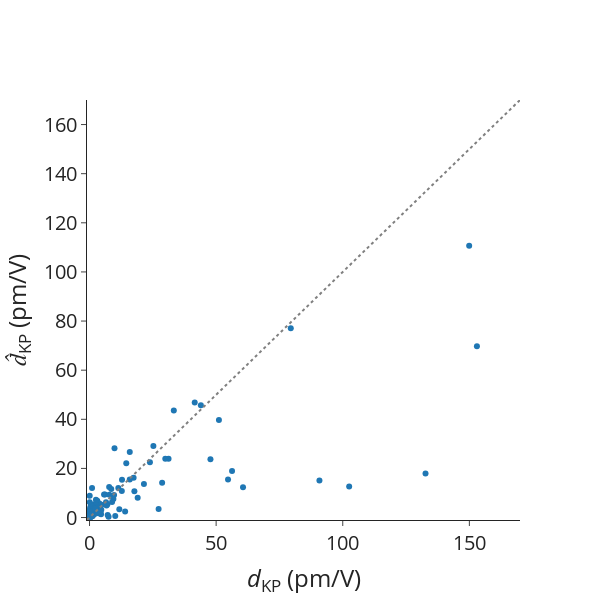

This figure's notebook cell:
### Markdown cell above
# Errors on dKP

### Code cell
# Data

mae = mean_absolute_error(df_pred_matten["dKP_true"], df_pred_matten["dKP_matten"])
mape = mean_absolute_percentage_error(
    df_pred_matten["dKP_true"], df_pred_matten["dKP_matten"]
)
rmse = root_mean_squared_error(df_pred_matten["dKP_true"], df_pred_matten["dKP_matten"])
spearmanrho = spearmanr(df_pred_matten["dKP_true"], df_pred_matten["dKP_matten"])
print(f"MAE = {mae}")
print(f"MAPE = {mape}")
print(f"RMSE = {rmse}")
print(f"Rho_sp = {spearmanrho.statistic}")

# Scatter plot for previous outputs.
scatter_dKP = go.Scatter(
    x=df_pred_matten["dKP_true"],
    y=df_pred_matten["dKP_matten"],
    mode="markers",
    name="",
    showlegend=False,
    text=[mpid for mpid in df_pred_matten.index.values],
)

ideal = go.Scatter(
    x=[-1, 200],
    y=[-1, 200],
    mode="lines",
    line=dict(color="gray", dash="dot"),
    showlegend=False,
)

# Layout
layout = go.Layout(
    # title=dict(text='Scatter Plot'),
    xaxis=dict(title="<i>d</i><sub>KP</sub> (pm/V)", range=[-1, 170]),
    yaxis=dict(title="<i>d&#770;</i><sub>KP</sub> (pm/V)", range=[-1, 170]),
    # legend=dict(font=dict(size=12)),
)

# Create figure
fig = go.Figure(data=[scatter_dKP, ideal], layout=layout)

fig.update_layout(
    autosize=False,
    font_size=20,
    width=600,
    height=600,
    # plot_bgcolor="white",
    template="simple_white",
)
fig.update_layout(
    xaxis=dict(
        # tickmode = 'array',
        # tickvals = [1, 2,3,4,5,6,7,8],
        # ticktext = ['One', 'Three', 'Five', 'Seven', 'Nine', 'Eleven']
        showgrid=False,
    ),
    yaxis=dict(
        # tickmode = 'array',
        # tickvals = [1, 2,3,4,5,6,7,8],
        # ticktext = ['One', 'Three', 'Five', 'Seven', 'Nine', 'Eleven']
        showgrid=False,
    ),
)

# Show figure
fig.show()

### Figure 1 — Plotly figure (JSON) as saved in the notebook; plotly's stock layout.template omitted (floating-point values rounded to 4 significant figures)
{"data": [{"mode": "markers", "name": "", "showlegend": false, "text": ["agm001266143", "agm002018585", "agm002056302", "agm002072309", "agm002073755", "agm002074655", "agm002077911", "agm002079795", "agm002091778", "agm002097562", "agm002128787", "agm002137965", "agm002149208", "agm002153716", "agm002156258", "agm002156599", "agm002186848", "agm002190330", "agm002224787", "agm002225219", "agm002233061", "agm002254137", "agm002336867", "agm002848041", "agm003160584", "agm003202330", "agm003204906", "agm003464867", "agm003612680", "agm003713453", "agm003743952", "agm004786105", "agm004947354", "agm004951594", "agm004958126", "agm005112928", "agm005539186", "agm005605704", "agm005769288", "agm005882580", "agm005955873", "agm006056059", "agm1000019508", "agm2000011039", "agm2000016398", "agm2000084944", "agm2000085596", "agm2000128632", "agm2000145156", "mp-1019889", "mp-1023936", "mp-1029408", "mp-1029652", "mp-1029932", "mp-1078049", "mp-1184796", "mp-1189731", "mp-1195571", "mp-1208039", "mp-1215615", "mp-1217830", "mp-1218158", "mp-1219293", "mp-1219501", "mp-1220818", "mp-1222496", "mp-1222565", "mp-1222661", "mp-1223489", "mp-1224376", "mp-1226863", "mp-1227512", "mp-1227993", "mp-1227994", "mp-1228522", "mp-1228745", "mp-14568", "mp-17066", "mp-17207", "mp-21521", "mp-23280", "mp-23363", "mp-23794", "mp-27316", "mp-27914", "mp-27987", "mp-28089", "mp-28473", "mp-29155", "mp-29524", "mp-32959", "mp-33723", "mp-36779", "mp-504908", "mp-504910", "mp-542931", "mp-550959", "mp-552663", "mp-554002", "mp-556719", "mp-559065", "mp-559373", "mp-559961", "mp-560521", "mp-560588", "mp-560699", "mp-561664", "mp-567246", "mp-568328", "mp-568802", "mp-570213", "mp-571195", "mp-6126", "mp-672158", "mp-685097", "mp-753401", "mp-756570", "mp-761842", "mp-769218", "mp-774907", "mp-8673", "mp-985293", "mp-997027", "mp-998230", "mp-998591"], "type": "scatter", "x": [43.97, 54.69, 3.414, 4.324, 0.7788, 3.723, 12.83, 1.171, 0.2783, 0.3484, 9.859, 0.6487, 0.1023, 0.8145, 0.6697, 1.802, 79.48, 15.89, 7.074, 14.51, 7.162, 149.9, 153.0, 0.08345, 90.79, 25.22, 11.37, 12.75, 1.263, 4.544, 0.1402, 51.1, 9.426, 7.753, 2.31, 4.642, 11.76, 33.28, 4.795, 8.574, 0.3751, 0.1132, 0.1593, 0.3006, 0.00583, 0.04986, 0.06715, 0.06453, 0.01259, 0.171, 3.059, 9.691, 3.888, 31.2, 17.41, 0.1422, 0.1452, 0.1531, 0.9609, 23.85, 2.575, 2.679, 0.2947, 19.01, 1.707, 0.1493, 0.5593, 41.54, 0.1658, 21.48, 0.4343, 27.28, 15.88, 2.372, 6.088, 8.9, 0.05694, 0.08069, 17.72, 7.526, 0.1045, 0.01013, 0.3089, 0.09656, 0.1074, 1.927, 2.775, 0.4037, 4.086, 0.4404, 1.262, 29.92, 2.416, 0.5667, 2.297, 0.7158, 7.802, 1.116, 0.5056, 1.671, 6.498, 0.9893, 0.7255, 0.2478, 28.67, 0.8428, 0.8595, 0.3758, 56.28, 47.75, 132.7, 102.5, 2.733, 0.568, 4.32, 2.158, 14.05, 0.7387, 60.61, 2.536, 6.72, 0.1602, 10.16, 5.73, 9.062], "y": [45.69, 15.45, 5.141, 3.217, 1.188, 2.885, 15.39, 2.039, 4.22, 0.4123, 28.19, 0.4123, 0.9993, 0.576, 2.093, 1.385, 77.08, 26.71, 5.365, 22.07, 1.072, 110.7, 69.7, 6.234, 15.06, 29.08, 12.01, 10.85, 1.177, 1.305, 0.9113, 39.72, 7.587, 12.44, 2.934, 3.169, 3.335, 43.57, 5.236, 11.59, 0.8978, 0.7421, 1.134, 1.488, 0.1811, 2.321, 8.842, 1.861, 1.048, 0.6536, 6.829, 9.137, 5.703, 23.9, 16.23, 0.5428, 0.9216, 0.3608, 4.408, 22.56, 2.641, 4.902, 0.7241, 8.047, 3.818, 1.249, 1.644, 46.82, 0.8073, 13.69, 0.9493, 3.467, 15.54, 5.585, 9.405, 6.291, 0.5811, 3.131, 10.68, 0.3022, 0.9916, 0.1489, 0.5135, 0.2666, 0.4516, 3.123, 1.758, 0.7993, 1.632, 0.5949, 0.6584, 23.89, 1.759, 5.423, 4.075, 0.6529, 9.243, 4.391, 1.586, 3.634, 6.197, 12.04, 2.627, 0.6452, 14.18, 0.4961, 0.7059, 0.06553, 18.96, 23.75, 17.89, 12.66, 2.491, 0.8213, 2.308, 3.696, 2.487, 1.485, 12.36, 7.206, 4.9, 0.1348, 0.665, 9.392, 8.601]}, {"line": {"color": "gray", "dash": "dot"}, "mode": "lines", "showlegend": false, "type": "scatter", "x": [-1, 200], "y": [-1, 200]}], "layout": {"autosize": false, "font": {"size": 20}, "height": 600, "width": 600, "xaxis": {"range": [-1, 170], "showgrid": false, "title": {"text": "<i>d</i><sub>KP</sub> (pm/V)"}}, "yaxis": {"range": [-1, 170], "showgrid": false, "title": {"text": "<i>d&#770;</i><sub>KP</sub> (pm/V)"}}}}
